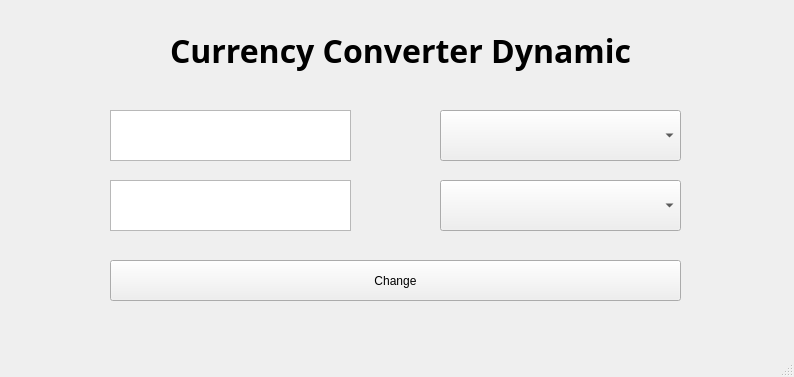
<?xml version="1.0" encoding="UTF-8"?>
<ui version="4.0">
 <class>MainWindow</class>
 <widget class="QMainWindow" name="MainWindow">
  <property name="geometry">
   <rect>
    <x>0</x>
    <y>0</y>
    <width>794</width>
    <height>377</height>
   </rect>
  </property>
  <property name="windowTitle">
   <string>MainWindow</string>
  </property>
  <widget class="QWidget" name="centralwidget">
   <widget class="QLabel" name="label">
    <property name="geometry">
     <rect>
      <x>0</x>
      <y>0</y>
      <width>801</width>
      <height>101</height>
     </rect>
    </property>
    <property name="font">
     <font>
      <family>Segoe Script</family>
      <pointsize>24</pointsize>
      <weight>75</weight>
      <bold>true</bold>
     </font>
    </property>
    <property name="text">
     <string>Currency Converter Dynamic</string>
    </property>
    <property name="alignment">
     <set>Qt::AlignCenter</set>
    </property>
   </widget>
   <widget class="QComboBox" name="dropDown1">
    <property name="geometry">
     <rect>
      <x>440</x>
      <y>110</y>
      <width>241</width>
      <height>51</height>
     </rect>
    </property>
   </widget>
   <widget class="QComboBox" name="dropDown2">
    <property name="geometry">
     <rect>
      <x>440</x>
      <y>180</y>
      <width>241</width>
      <height>51</height>
     </rect>
    </property>
   </widget>
   <widget class="QPushButton" name="pushButton">
    <property name="geometry">
     <rect>
      <x>110</x>
      <y>260</y>
      <width>571</width>
      <height>41</height>
     </rect>
    </property>
    <property name="text">
     <string>Change</string>
    </property>
   </widget>
   <widget class="QTextEdit" name="textEdit">
    <property name="geometry">
     <rect>
      <x>110</x>
      <y>110</y>
      <width>241</width>
      <height>51</height>
     </rect>
    </property>
   </widget>
   <widget class="QTextEdit" name="textEdit_2">
    <property name="geometry">
     <rect>
      <x>110</x>
      <y>180</y>
      <width>241</width>
      <height>51</height>
     </rect>
    </property>
   </widget>
  </widget>
  <widget class="QMenuBar" name="menubar">
   <property name="geometry">
    <rect>
     <x>0</x>
     <y>0</y>
     <width>794</width>
     <height>26</height>
    </rect>
   </property>
  </widget>
  <widget class="QStatusBar" name="statusbar"/>
 </widget>
 <resources/>
 <connections/>
</ui>
